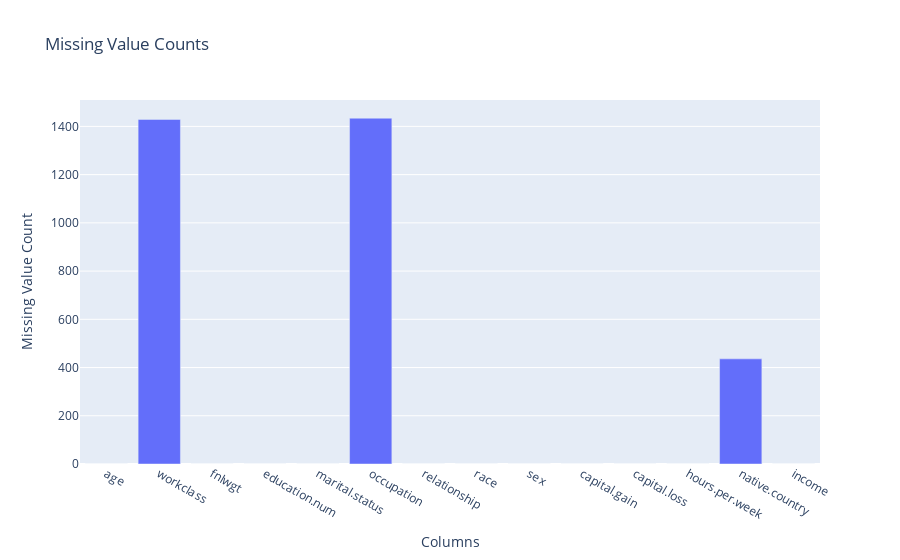

Notebook cell for this chart:
### Code cell
df = df.drop(columns=['education']) # education and education.num represent the same
df = df.replace('?', np.NaN) #  Replace "?" with np.NAN to detect missing values

missing_counts = df.isnull().sum()
fig = go.Figure(data=[go.Bar(x=missing_counts.index, y=missing_counts.values)])
fig.update_layout(title_text='Missing Value Counts',
                  xaxis_title='Columns',
                  yaxis_title='Missing Value Count')
fig.show()

### Figure 1 — Plotly figure (JSON) as saved in the notebook; plotly's stock layout.template omitted (floating-point values rounded to 4 significant figures)
{"data": [{"type": "bar", "x": ["age", "workclass", "fnlwgt", "education.num", "marital.status", "occupation", "relationship", "race", "sex", "capital.gain", "capital.loss", "hours.per.week", "native.country", "income"], "y": [0, 1429, 0, 0, 0, 1434, 0, 0, 0, 0, 0, 0, 436, 0]}], "layout": {"title": {"text": "Missing Value Counts"}, "xaxis": {"title": {"text": "Columns"}}, "yaxis": {"title": {"text": "Missing Value Count"}}}}
